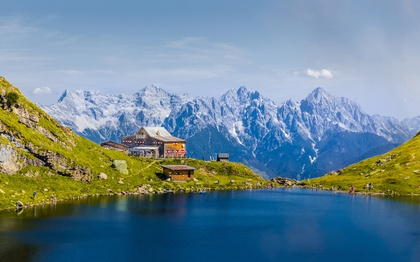
%> input picture filter/2.jpg, 420 x 262 px, shrunk from 1920 x 1200 before the run
$ octave wnfilter.m   (GNU Octave 9; MATLAB toolbox functions it lacks are replaced by stand-ins)
%> lines starting %> are read from the running program, lines starting %| are printed output that depends on the picture
p= imread('2.jpg');
%> p is the input picture: size 262x420x3 uint8; mean R, G, B 106.7, 133.5, 146.4
figure;
subplot(2,3,1);
imshow(p);
title('原图像');

subplot(2,3,2);
I = rgb2gray(p);
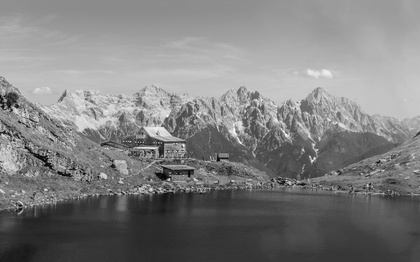
%> I: size 262x420 uint8; min 1, max 252, mean 126.9
imshow(I);
title('灰度图像');

[m,n]=size(I);
%> m = 262; n = 420
F=fftshift(fft2(I));
k=0.0025;
for u=1:m
  for  v=1:n
  H(u,v)=exp((-k)*(((u-m/2)^2+(v-n/2)^2)^(5/6)));
  end
end
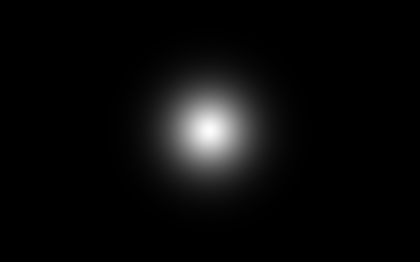
%> H: size 262x420 double; min 2.55e-11, max 1, mean 0.0417
G=F.*H;

I0=real(ifft2(fftshift(G)));
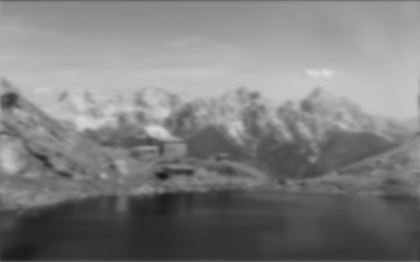
%> I0: size 262x420 double; min 24.93, max 221.9, mean 126.4
I1=imnoise(uint8(I0),'gaussian',0,0.001);

subplot(2,3,3);
imshow(uint8(I1));
title('退化图像');

F0=fftshift(fft2(I1));
F1=F0./H;
I2=ifft2(fftshift(F1));

subplot(2,3,4);
imshow(uint8(I2));
%> (this line was passed over: imshow is not available in this run)
title('逆滤波复原图');

K=0.1;
for u=1:m
   for  v=1:n
   H(u,v)=exp(-k*(((u-m/2)^2+(v-n/2)^2)^(5/6)));
   H0(u,v)=(abs(H(u,v)))^2;
   H1(u,v)=H0(u,v)/(H(u,v)*(H0(u,v)+K));
   end
end
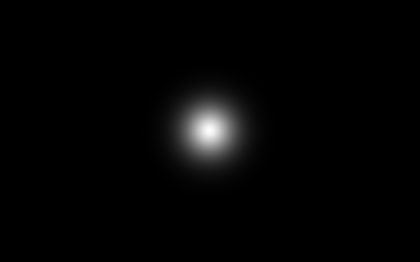
%> H0: size 262x420 double; min 6.5e-22, max 1, mean 0.0182
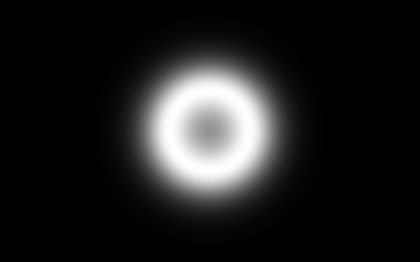
%> H1: size 262x420 double; min 2.55e-10, max 1.58, mean 0.192; drawn with min black and max white

F2=H1.*F0;
I3=ifft2(fftshift(F2));

subplot(2,3,5);
imshow(uint8(I3));
%> (this line was passed over: imshow is not available in this run)
title('维纳滤波复原图');
